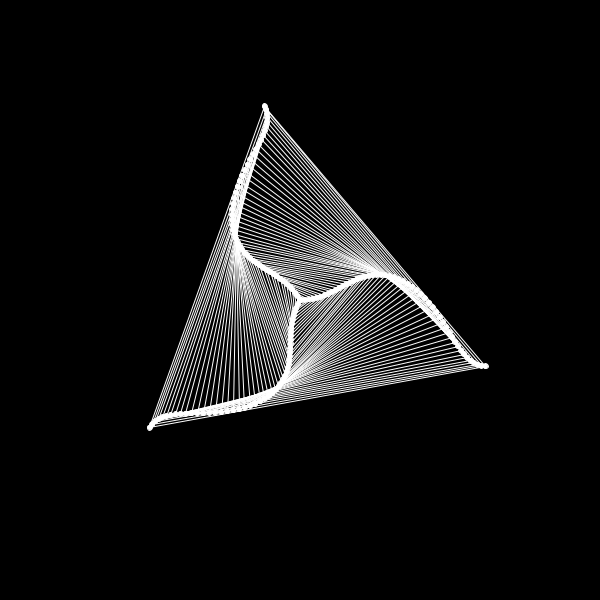
Frame 1 (no input)
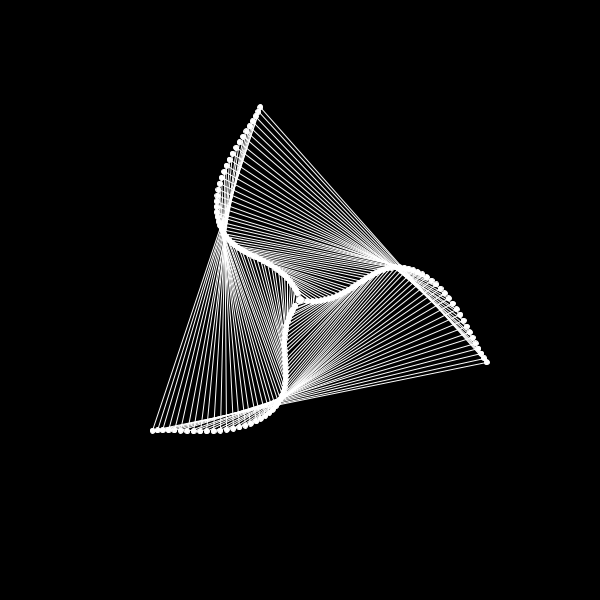
Frame 60 (the mouse pressed at the canvas centre just before this capture)
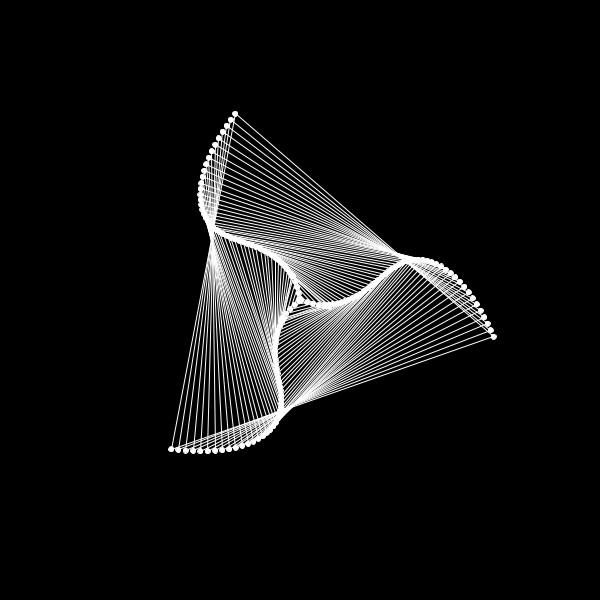
Frame 120 (the mouse held since frame 60 and released just before this capture)

The Processing sketch that drew these frames (run headless with seeded random() and noise(); from frame 60 on, the mouse is pressed at the canvas centre):

// Processing sketch: shapeRotatorSystem
// ── shapeRotatorSystem.pde
//Sam Nosenzo

//float PHI = 1.61803398875;
float PHI = 1;
ShapeSystem shsys;
int maxSize = 200;
float angle = 0;
int numPoints = 3;
int counter = 0;
int numShapes = 50;
void setup(){
  size(600, 600);
  stroke(255);
  fill(0);
  noFill();
  background(0, 0);
  shsys = new ShapeSystem(numShapes, numPoints, maxSize);

}
float radFactor = 1.5;
void draw(){
  background(0);
  shsys.rotate(0.01);
  if(changeDescend && counter%20 == 0){
    shsys.changeRadDescend(radFactor);
    resetCountersAndRevertBack();
  }
  if(counter%240 == 0){
    
    numPoints+=1;
    //shsys.changeShape(numPoints%7 + 1);
  }
  counter++;
  
}

boolean changeDescend = true;
void mouseClicked(){
  changeDescend = !changeDescend;
}

void resetCountersAndRevertBack(){
  if(shsys.counter > shsys.numShapes*1.5 && radFactor == 1.5){
     counter = 0;
     shsys.counter = 0;
     radFactor = 1;
   } else if(shsys.counter > shsys.numShapes*1.5 && radFactor == 1){
     counter = 0;
     shsys.counter = 0;
     radFactor = 1.5;
   }
}
  

  
// ── Shape.pde
class Shape{
  
  int numPoints;
  float sz;
  float angle;
  float origsz;
  float[] currRad;
  float[] desRad;
  boolean lerping;
  boolean staggering;
  int currChange;
  Shape(int numPoints, float sz){
    this.numPoints = numPoints;
    this.sz = sz;
    currRad = new float[numPoints];
    desRad = new float[numPoints];
    for(int i = 0; i < numPoints; i++){
      currRad[i] = this.sz;
      desRad[i] = this.sz;
    }
    angle = 0;
    lerping = false;
    currChange = -1;
  }
  
  void incAngle(float inc){
    angle+=inc;
  }
  
  void display(PVector center){
    
    
    beginShape();
    for(int i = 0; i < numPoints; i++){
      vertex(center.x + currRad[i]*cos(angle + i*TWO_PI/numPoints), center.y + currRad[i]*sin(angle + i*TWO_PI/numPoints));
      fill(255);
      ellipse(center.x + currRad[i]*cos(angle + i*TWO_PI/numPoints), center.y + currRad[i]*sin(angle + i*TWO_PI/numPoints), 5, 5);
      noFill();
    }
    endShape(CLOSE);
    
    if(currChange >= 0){
      movePoint(currChange);
      return;
    }
    /*
    
    if(!desArrived()){
      lerpPoints();
    }*/
    
    
    
  }
  
  void addRandRadiusOffset(){
    for(int i = 0; i < numPoints; i++){
      desRad[i] = sz + random(-sz/2, sz/2);
    } 
  }
  
  void setRadius(float newRad){
    for(int i = 0; i < numPoints; i++){
      desRad[i] = sz*newRad;
    }
  }
  
  void setStaggeredRadius(float newRad){
    setRadius(newRad);
    currChange = 0;
    movePoint(currChange);
  }
    
  void movePoint(int ind){
    for(int i = 0; i <= ind; i++){
      currRad[i] = lerp(currRad[i], desRad[i], .1);
    }
    if(ind == numPoints-1 && (dist(0, currRad[ind], 0, desRad[ind]) < .5)){
      currChange = -1;
      return;
    }
    if(dist(0, currRad[ind], 0, desRad[ind]) < sz/4){
      currChange++;
      if(currChange >= numPoints){
        currChange = numPoints-1;
      }
    }
  }
  
  void lerpPoints(){
    for(int i = 0; i < numPoints; i++){
      currRad[i] = lerp(currRad[i], desRad[i], .01);
    }
  }
  
  boolean desArrived(){
    
    for(int i = 0; i < numPoints; i++){
      if(abs(desRad[i]-currRad[i]) > .1){
        return false;
      }
    }
    return true;
        
  }
}
// ── ShapeSystem.pde
class ShapeSystem {
 int numShapes;
 float angle;
 int counter;
 ArrayList<Shape> shapes;
 int maxSize;
 int stepSize;
 ShapeSystem(int num, int defaultLines, int maxSz){
   maxSize = maxSz;
   shapes = new ArrayList<Shape>();
   numShapes = num;
   stepSize = maxSize/numShapes;
   angle = 0;
   for(int i = 1; i <= maxSize; i+=stepSize){
     Shape s = new Shape(defaultLines, i);
     shapes.add(s);
   }
   
 }
 
   void rotate(float angleStep){
     for(int i = shapes.size()-1; i >= 0; i--){
       Shape s = shapes.get(i);
       s.angle = map(sin(angle-(i*PHI)/10.0), -1, 1, -PI/9, PI/9);
       s.display(new PVector(width/2, height/2));
     }
     angle+=angleStep;
   }
   
   void staticDisplay(float angleOffset){
     for(int i = shapes.size()-1; i >= 0; i--){
       Shape s = shapes.get(i);
       //s.angle = map(sin(angleOffset), -1, 1, -PI/9, PI/9);
       s.display(new PVector(width/2, height/2));
     }
     
   }
   
   void changeShape(int numPoints){
     shapes = new ArrayList<Shape>();
     for(int i = 1; i <= maxSize; i+=stepSize){
       Shape s = new Shape(numPoints, i);
       shapes.add(s);
     }
   }
   
   void addOffset(){
     for(Shape s: shapes){
       s.addRandRadiusOffset();
     }
   }
   
   void addOffsetDescend(){
     Shape s = shapes.get(counter%shapes.size());
     s.addRandRadiusOffset();
     counter++;
   }
   
   void changeRadDescend(float newRadFactor){
     if(counter <  shapes.size()){
       Shape s = shapes.get(counter%shapes.size());
       
       s.setStaggeredRadius(newRadFactor);
     }
     counter++;
   }
     
}
